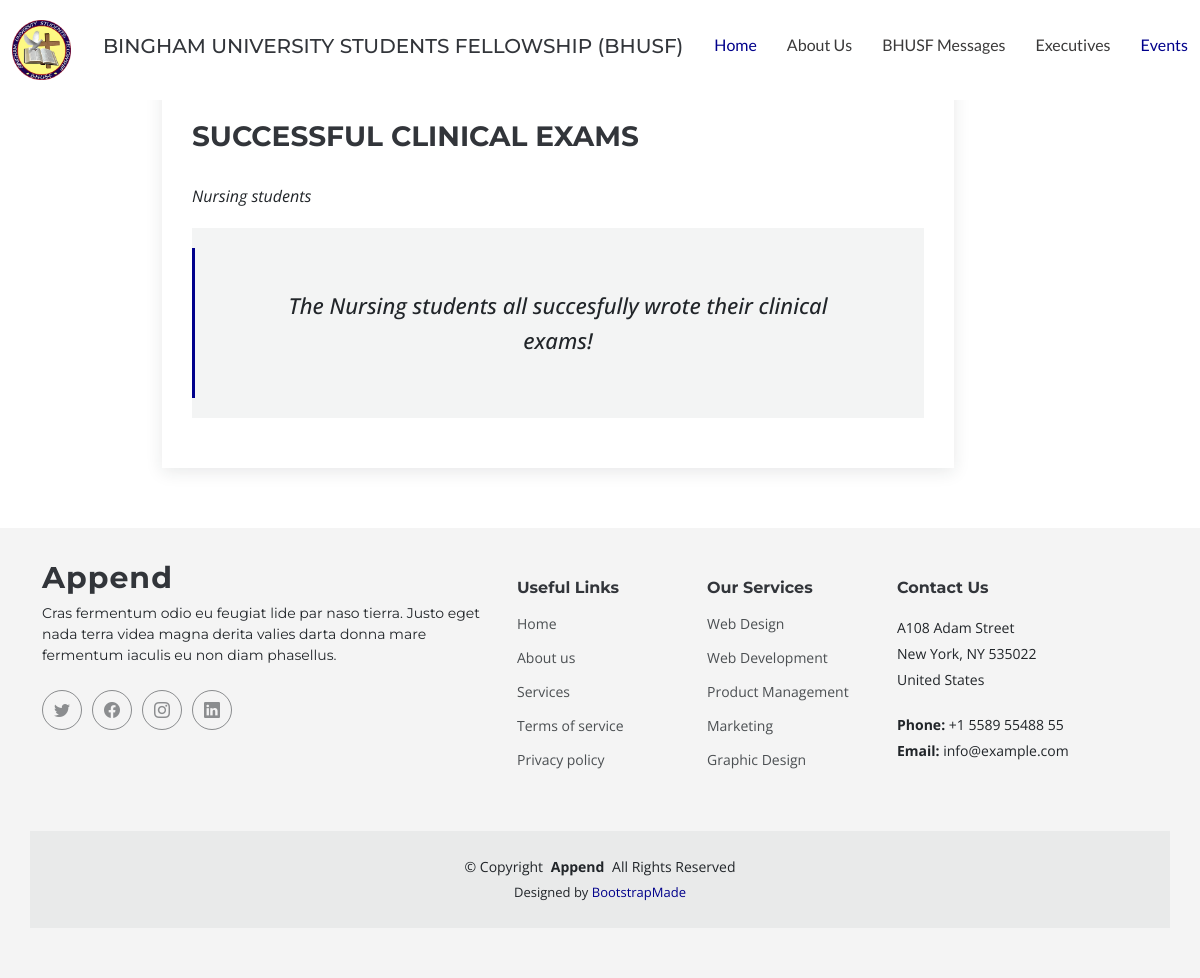
The app's page /testimony/successful-clinical-exams/ with its own data.
### base/models.py (models this page shows, shortened)
class Testimony(models.Model):
    title = models.CharField(max_length=100, null=True)
    testimony = models.TextField(null=True, blank=True)
    testifier = models.CharField(max_length=100)
    date = models.DateField()
    slug = models.SlugField(null=True, blank=True)
    class Meta:
        verbose_name_plural= 'Testimonies'

### base/views.py (the view)
def testimonyDetails(request, slug):
    testimony = Testimony.objects.get(slug=slug)
    context = {'testimony': testimony}
    return render(request, 'base/testimony-details.html',context)

### base/templates/base/testimony-details.html (shortened to what this page needs)
<!DOCTYPE html>
<html lang="en">
{% load static %}
<head>
  <link href="{% static 'base/assets/vendor/bootstrap/css/bootstrap.min.css'%}" rel="stylesheet">
  <link href="{% static 'base/assets/vendor/bootstrap-icons/bootstrap-icons.css'%}" rel="stylesheet">
  <link href="{% static 'base/assets/vendor/glightbox/css/glightbox.min.css'%}" rel="stylesheet">
  <link href="{% static 'base/assets/vendor/swiper/swiper-bundle.min.css'%}" rel="stylesheet">
  <link href="{% static 'base/assets/vendor/aos/aos.css'%}" rel="stylesheet">
  <link href="{% static 'base/assets/css/main.css'%}" rel="stylesheet">
</head>
<body class="blog-details-page" data-bs-spy="scroll" data-bs-target="#navmenu" style="display: inline;">
  <header id="header" class="header fixed-top d-flex align-items-center">
    <div class="container-fluid d-flex align-items-center justify-content-between">
        <img src="{% static 'base/assets/img/Bimg/BHUSF LOGO.png'%}" alt="" height="60px" width="auto">
        <h1 style="font-size: 20px;">BINGHAM UNIVERSITY STUDENTS FELLOWSHIP (BHUSF)</h1>
      <nav id="navmenu" class="navmenu" style="margin-bottom: 10px;">
        <ul>
          <li><a href="{% url 'index'%}" class="active">Home</a></li>
            <li><a href="{% url 'about'%}">About Us</a></li>
            <li><a href="{% url 'messages'%}">BHUSF Messages</a></li>
            <li><a href="{% url 'index'%}">Executives</a></li>
            <li><a href="{% url 'events'%}" class="active">Events</a></li>
        </ul>
      </nav>
    </div>
  </header>
  <main id="main">
    <section id="blog-details" class="blog-details">
      <div class="container" data-aos="fade-up" data-aos-delay="100">
        <div class="row g-5">
          <div class="col-lg-8" style="position: relative; left: 120px; width: 70vw; max-width: 70vw; max-height: auto; height: auto;">
            <article class="article">
              <h2 class="title">{{testimony.title}}</h2>
              <p><i>{{testimony.testifier}}</i></p>
              <div class="content">
                <blockquote>
                  <p>
                    {{testimony.testimony}}
                  </p>
                </blockquote>
              </div>
            </article>
          </div>
        </div>
      </div>
    </section>
  </main>
  <footer id="footer" class="footer">
    <div class="container footer-top">
      <div class="row gy-4">
        <div class="col-lg-5 col-md-12 footer-about">
          <a href="index.html" class="logo d-flex align-items-center">
            <span>Append</span>
          </a>
          <p>Cras fermentum odio eu feugiat lide par naso tierra. Justo eget nada terra videa magna derita valies darta donna mare fermentum iaculis eu non diam phasellus.</p>
          <div class="social-links d-flex mt-4">
            <a href=""><i class="bi bi-twitter"></i></a>
            <a href=""><i class="bi bi-facebook"></i></a>
            <a href=""><i class="bi bi-instagram"></i></a>
            <a href=""><i class="bi bi-linkedin"></i></a>
          </div>
        </div>
        <div class="col-lg-2 col-6 footer-links">
          <h4>Useful Links</h4>
          <ul>
            <li><a href="#">Home</a></li>
            <li><a href="#">About us</a></li>
            <li><a href="#">Services</a></li>
            <li><a href="#">Terms of service</a></li>
            <li><a href="#">Privacy policy</a></li>
          </ul>
        </div>
        <div class="col-lg-2 col-6 footer-links">
          <h4>Our Services</h4>
          <ul>
            <li><a href="#">Web Design</a></li>
            <li><a href="#">Web Development</a></li>
            <li><a href="#">Product Management</a></li>
            <li><a href="#">Marketing</a></li>
            <li><a href="#">Graphic Design</a></li>
          </ul>
        </div>
        <div class="col-lg-3 col-md-12 footer-contact text-center text-md-start">
          <h4>Contact Us</h4>
          <p>A108 Adam Street</p>
          <p>New York, NY 535022</p>
          <p>United States</p>
          <p class="mt-4"><strong>Phone:</strong> <span>+1 5589 55488 55</span></p>
          <p><strong>Email:</strong> <span>info@example.com</span></p>
        </div>
      </div>
    </div>
    <div class="container copyright text-center mt-4">
      <p>&copy; <span>Copyright</span> <strong class="px-1">Append</strong> <span>All Rights Reserved</span></p>
      <div class="credits">
        Designed by <a href="https://bootstrapmade.com/">BootstrapMade</a>
      </div>
    </div>
  </footer>
</body>
</html>

### records on screen
Testimony: title "SUCCESSFUL CLINICAL EXAMS", testifier "Nursing students", testimony "The Nursing students all succesfully wrote their clinical exams!"
